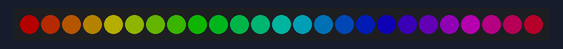
Bench run of a program on a simulated Raspberry Pi Pico running MicroPython. On the bench: 25 RGB LEDs in strip order, left to right. Dim RGB values are drawn brighter than linear.

Above: at 0.15 s.
At 0.76 s:
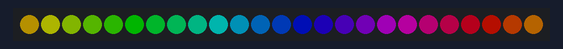
At 1.36 s:
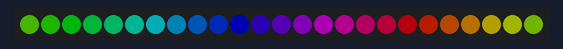
At 2.57 s:
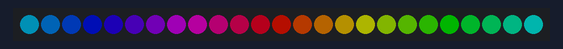
At 3.78 s:
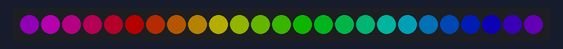
At 4.99 s:
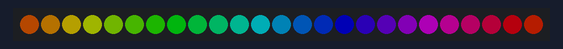

The program:

neo-hsv.py
```python
import machine
import neopixel
import time
import math

# NeoPixel のピン設定 (GP16 を使用)
pin = machine.Pin(16, machine.Pin.OUT)

# NeoPixel LED の個数
NUM_PIXELS = 25

# NeoPixel オブジェクトの生成
np = neopixel.NeoPixel(pin, NUM_PIXELS)

def hsv_to_rgb(h, s, v):
    """
    HSV(色相H, 彩度S, 明度V) を RGB に変換する関数
    H: 0.0～360.0
    S: 0.0～1.0
    V: 0.0～1.0
    戻り値: (r, g, b) それぞれ 0～255
    """
    # Hを360で割った小数などの処理で誤差が出やすいためfloatを扱う
    h = float(h)
    s = float(s)
    v = float(v)

    c = v * s
    x = c * (1 - abs((h / 60.0) % 2 - 1))
    m = v - c

    # 一旦 0～1 の範囲で RGB を算出し、あとで 0～255 にスケーリング
    if 0 <= h < 60:
        r, g, b = (c, x, 0)
    elif 60 <= h < 120:
        r, g, b = (x, c, 0)
    elif 120 <= h < 180:
        r, g, b = (0, c, x)
    elif 180 <= h < 240:
        r, g, b = (0, x, c)
    elif 240 <= h < 300:
        r, g, b = (x, 0, c)
    else:  # 300 <= h < 360
        r, g, b = (c, 0, x)

    # m を足して [0,1]範囲にし、さらに 0～255 に拡大
    r = int((r + m) * 64)
    g = int((g + m) * 64)
    b = int((b + m) * 64)

    return (r, g, b)

def color_wheel():
    """
    NeoPixel を色相環に沿って変化させる無限ループ。
    """
    # オフセット（全体の色合いを回転させるための値）
    hue_offset = 0

    while True:
        for i in range(NUM_PIXELS):
            # 各LEDごとに、色相を少しずつずらして割り振る
            hue = (i * (360 / NUM_PIXELS) + hue_offset) % 360
            r, g, b = hsv_to_rgb(hue, 1.0, 1.0)  # 彩度=1.0, 明度=1.0 でビビッドな色
            np[i] = (r, g, b)

        # 実際に LED を更新
        np.write()

        # オフセットを少しずつ増やして色を回転させる
        hue_offset = (hue_offset + 2) % 360

        # 更新のスピードを調整 (0.05～0.2 あたりをお好みで)
        time.sleep(0.02)

# メイン実行
color_wheel()
```

Measured:
- by itself, everything shown: repeats every 4.5 s, in 15 steps
